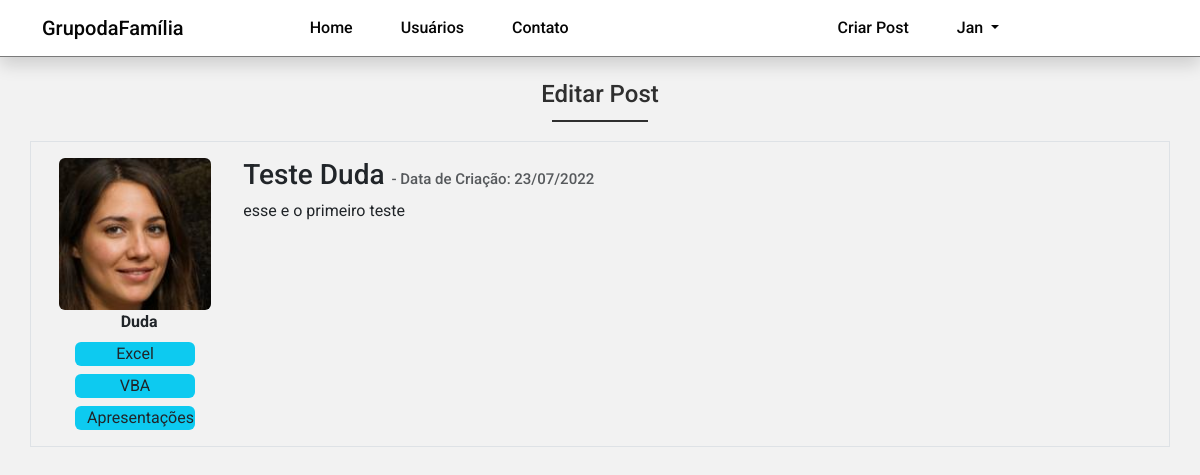
Page /post/3 (signed in) on the earlier database version.
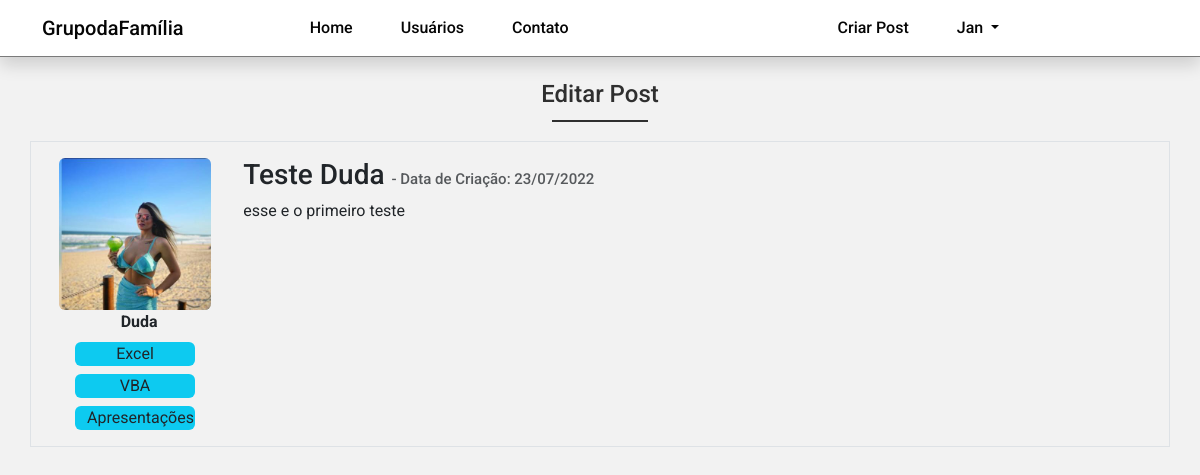
Same page on the later database version.
### dafamilia/models.py (models this page shows, shortened)
class Usuario(database.Model, UserMixin):
    id = database.Column(database.Integer, primary_key=True)
    username = database.Column(database.String, nullable=False)
    email = database.Column(database.String, nullable=False, unique=True)
    senha = database.Column(database.String, nullable=False)
    foto_perfil = database.Column(database.String, default='default.jpg')
    posts = database.relationship('Post', backref='autor', lazy=True)
    cursos = database.Column(database.String, nullable=False, default='Não Informado')

### dafamilia/routes.py (the view)
@app.route('/post/<post_id>', methods=['GET', 'POST'])
@login_required
def exibir_post(post_id):
    post = Post.query.get(post_id)
    if current_user == post.autor:
        form = FormCriarPost()
        if request.method == 'GET':
            form.titulo.data = post.titulo
            form.corpo.data = post.corpo
        elif form.validate_on_submit():
            post.titulo = form.titulo.data
            post.corpo = form.corpo.data
            database.session.commit()
            flash('Post Atualizado com Sucesso', 'alert-success')
            return redirect(url_for('home'))
    else:
        form = None
    return render_template('post.html', post=post, form=form)

### dafamilia/models.py (called while the page is built)
@login_manager.user_loader
def load_usuario(id_usuario):
    return Usuario.query.get(int(id_usuario))

### dafamilia/templates/post.html (shortened to what this page needs)
{% extends 'base.html' %}
{% block body %}
    <h1 class="page-h1">Editar Post</h1>
    <div class="container">
        <div class="row border p-3">
            <div class="col-2 text-center">
                <div class="image pe-2">
                    <img src="{{ url_for('static', filename='fotos_perfil/{}'.format(post.autor.foto_perfil)) }}" class="img-fluid rounded">
                </div>
                <strong>{{ post.autor.username }}</strong>
                <div class="row cursos mx-3">
                        {% for curso in post.autor.cursos.split(';') %}
                            <span class="bg-info mt-2 text-gray text-light-dark rounded">{{ curso }}</span>
                        {% endfor %}
                </div>
            </div>
            <div class="col-10">
                <h3>{{ post.titulo }}
                <small class="text-muted" style="font-size: 15px"> - Data de Criação: {{ post.data_criacao.strftime('%d/%m/%Y') }}
                </small>
                </h3>
                <p>{{ post.corpo }}</p>
            </div>
        </div>
    </div>
{% endblock %}

Differences in the rows shown:
changed Usuario "Duda": foto_perfil: a different picture
